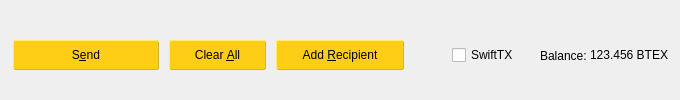
         <widget class="QFrame" name="frame_Send">
          <layout class="QHBoxLayout" name="horizontalLayout">
           <property name="bottomMargin">
            <number>0</number>
           </property>
           <item>
            <widget class="QPushButton" name="sendButton">
             <property name="minimumSize">
              <size>
               <width>150</width>
               <height>0</height>
              </size>
             </property>
             <property name="toolTip">
              <string>Confirm the send action</string>
             </property>
             <property name="styleSheet">
              <string notr="true">QPushButton { /* Global Button Style */
	background-color: rgb(254, 206, 23);
	border-width: 1px;
	border-style: outset;
	border-color: #cbb62f;
	border-radius: 2px;
	color:#000000;
	font-size:12px;
	font-weight:normal;
	padding-left:25px;
	padding-right:25px;
	padding-top:1px;
	padding-bottom:1px;
	height: 26px;
	margin: 2px;
}
QPushButton:hover {
		background-color: rgb(206, 163, 153);
}

QPushButton:pressed {
	background-color: rgb(170, 255, 255);
	border:1px solid #000000;
}</string>
             </property>
             <property name="text">
              <string>S&amp;end</string>
             </property>
             <property name="icon">
              <iconset resource="../bitesax.qrc">
               <normaloff>:/icons/send</normaloff>:/icons/send</iconset>
             </property>
             <property name="autoDefault">
              <bool>false</bool>
             </property>
             <property name="default">
              <bool>true</bool>
             </property>
            </widget>
           </item>
           <item>
            <widget class="QPushButton" name="clearButton">
             <property name="sizePolicy">
              <sizepolicy hsizetype="Minimum" vsizetype="Fixed">
               <horstretch>0</horstretch>
               <verstretch>0</verstretch>
              </sizepolicy>
             </property>
             <property name="toolTip">
              <string>Clear all fields of the form.</string>
             </property>
             <property name="styleSheet">
              <string notr="true">QPushButton { /* Global Button Style */
	background-color: rgb(254, 206, 23);
	border-width: 1px;
	border-style: outset;
	border-color: #cbb62f;
	border-radius: 2px;
	color:#000000;
	font-size:12px;
	font-weight:normal;
	padding-left:25px;
	padding-right:25px;
	padding-top:1px;
	padding-bottom:1px;
	height: 26px;
	margin: 2px;
}
QPushButton:hover {
		background-color: rgb(206, 163, 153);
}

QPushButton:pressed {
	background-color: rgb(170, 255, 255);
	border:1px solid #000000;
}</string>
             </property>
             <property name="text">
              <string>Clear &amp;All</string>
             </property>
             <property name="icon">
              <iconset resource="../bitesax.qrc">
               <normaloff>:/icons/remove</normaloff>:/icons/remove</iconset>
             </property>
             <property name="autoDefault">
              <bool>false</bool>
             </property>
            </widget>
           </item>
           <item>
            <widget class="QPushButton" name="addButton">
             <property name="toolTip">
              <string>Send to multiple recipients at once</string>
             </property>
             <property name="styleSheet">
              <string notr="true">QPushButton { /* Global Button Style */
	background-color: rgb(254, 206, 23);
	border-width: 1px;
	border-style: outset;
	border-color: #cbb62f;
	border-radius: 2px;
	color:#000000;
	font-size:12px;
	font-weight:normal;
	padding-left:25px;
	padding-right:25px;
	padding-top:1px;
	padding-bottom:1px;
	height: 26px;
	margin: 2px;
}
QPushButton:hover {
		background-color: rgb(206, 163, 153);
}

QPushButton:pressed {
	background-color: rgb(170, 255, 255);
	border:1px solid #000000;
}</string>
             </property>
             <property name="text">
              <string>Add &amp;Recipient</string>
             </property>
             <property name="icon">
              <iconset resource="../bitesax.qrc">
               <normaloff>:/icons/add</normaloff>:/icons/add</iconset>
             </property>
             <property name="autoDefault">
              <bool>false</bool>
             </property>
            </widget>
           </item>
           <item>
            <spacer name="horizontalSpacer">
             <property name="orientation">
              <enum>Qt::Horizontal</enum>
             </property>
             <property name="sizeHint" stdset="0">
              <size>
               <width>40</width>
               <height>20</height>
              </size>
             </property>
            </spacer>
           </item>
           <item>
            <layout class="QHBoxLayout" name="horizontalLayout_2">
             <property name="spacing">
              <number>3</number>
             </property>
             <item>
              <widget class="QCheckBox" name="checkSwiftTX">
               <property name="enabled">
                <bool>true</bool>
               </property>
               <property name="minimumSize">
                <size>
                 <width>85</width>
                 <height>0</height>
                </size>
               </property>
               <property name="text">
                <string>SwiftTX</string>
               </property>
              </widget>
             </item>
             <item>
              <widget class="QLabel" name="label">
               <property name="text">
                <string>Balance:</string>
               </property>
              </widget>
             </item>
             <item>
              <widget class="QLabel" name="labelBalance">
               <property name="sizePolicy">
                <sizepolicy hsizetype="Preferred" vsizetype="Fixed">
                 <horstretch>0</horstretch>
                 <verstretch>0</verstretch>
                </sizepolicy>
               </property>
               <property name="cursor">
                <cursorShape>IBeamCursor</cursorShape>
               </property>
               <property name="text">
                <string notr="true">123.456 BTEX</string>
               </property>
               <property name="textInteractionFlags">
                <set>Qt::LinksAccessibleByMouse|Qt::TextSelectableByKeyboard|Qt::TextSelectableByMouse</set>
               </property>
              </widget>
             </item>
            </layout>
           </item>
          </layout>
         </widget>
